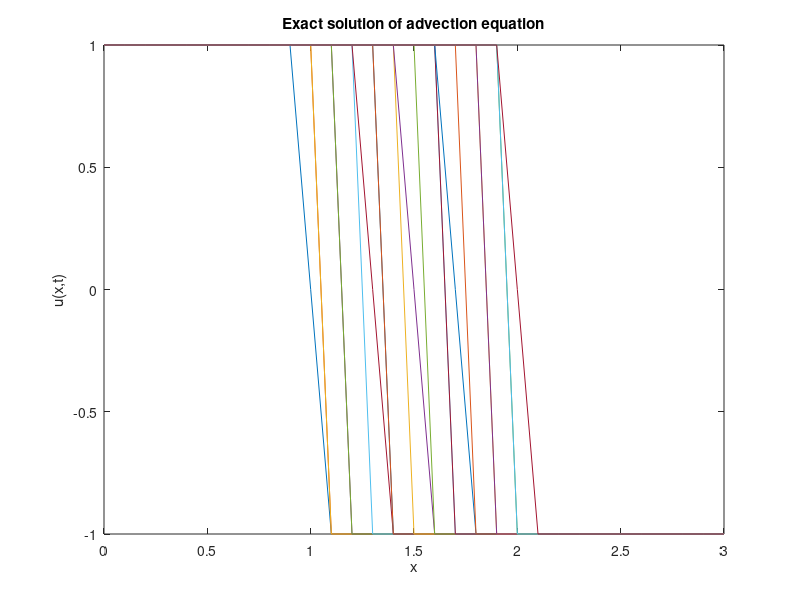
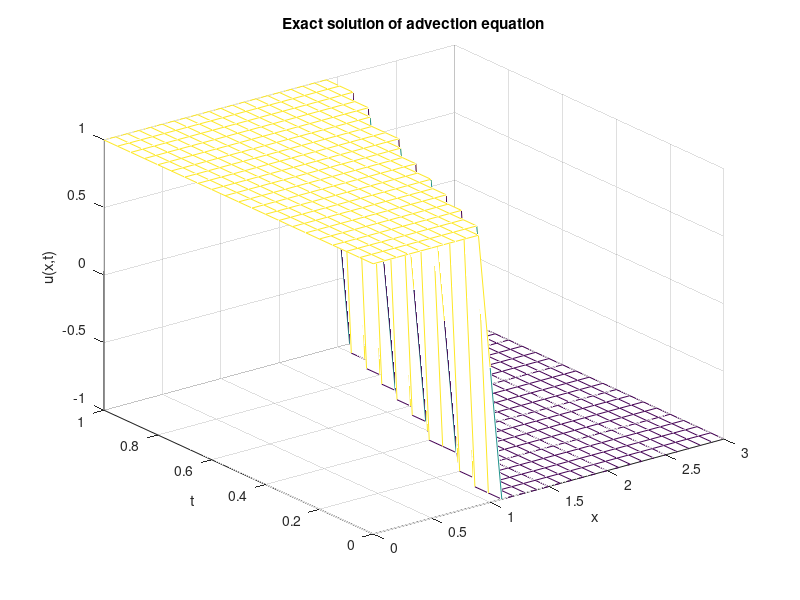
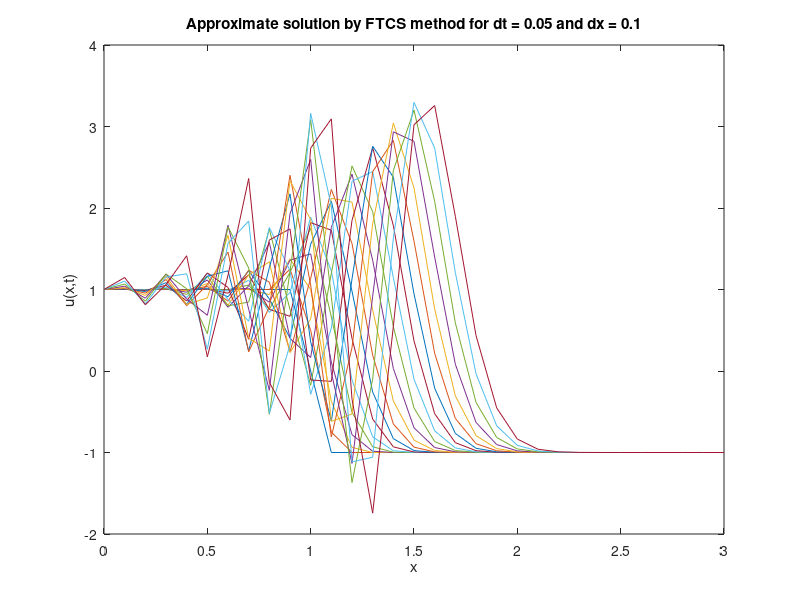
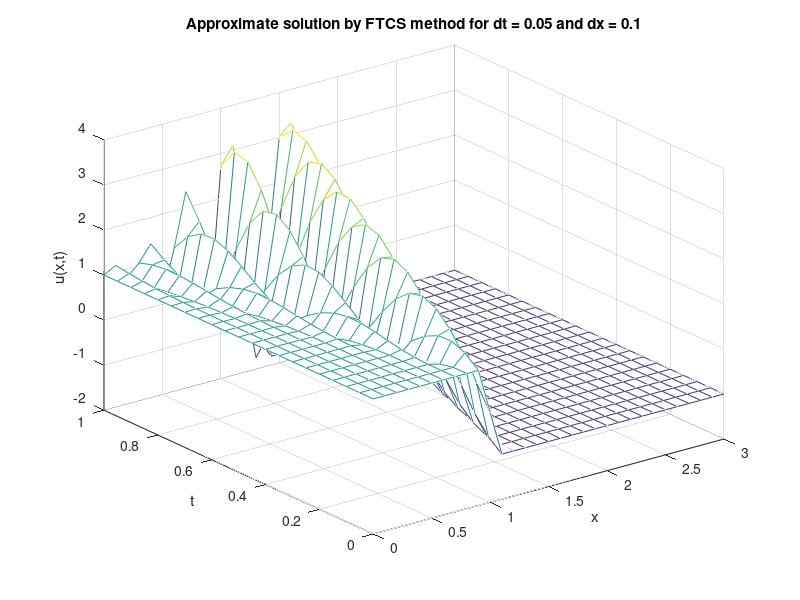

Reproduce these figures in MATLAB, in order.
%
% Template for MTH3011 Computer Laboratory Sheet 3 in MATLAB
close all;
% Store x and t values
clear variables;
nx=30;
x=linspace(0,3,nx+1)';
dx=x(2)-x(1);
%
nt=20;
t=linspace(0,1,nt+1);
dt=t(2)-t(1);
%
% Create a mesh for surface plots
u_exact = zeros(nx+1, nt+1);
[T,X]=meshgrid(t,x);
%
% Store the EXACT solution for the same grid
%
for k=1:nt+1
    for i=1:nx+1
       u_exact(i,k) = -sign(x(i)-1-t(k)); % add missing part
    end
end
%
% Plot the EXACT solution u_exact as a series of line plots at each time t 
%
figure(1)
plot(x,u_exact)
xlabel('x')
ylabel('u(x,t)')
title('Exact solution of advection equation')
%
% Also plot the EXACT solution u_exact as a surface
%
figure(2)
mesh(X,T,u_exact)
xlabel('x')
ylabel('t')
zlabel('u(x,t)')
title('Exact solution of advection equation')
%
%
% Define a convenient scalar variable
%
alpha=dt/dx;
%
% Now use the FTCS method to calculate the APPROXIMATE solutions u_FTCS
%
% Store the initial and boundary conditions for u_FTCS
u_FTCS = zeros(nx+1,nt+1);
u_FTCS(1:nx+1,1)=-sign(x-1); % add missing part
%
u_FTCS(1,1:nt+1)=ones(1,nt+1); % add missing part
u_FTCS(nx+1,1:nt+1)= -ones(1,nt+1);% add missing part
%
% Store the APPROXIMATE solution u_FTCS using the FTCS method
%
for k=1:nt
    for i=2:nx
       u_FTCS(i,k+1)= u_FTCS(i,k) - alpha*(u_FTCS(i+1,k)-u_FTCS(i-1,k))/2;% add missing part
    end
end
%
% Plot the APPROXIMATE solution u_FTCS both as lines and as a surface
%
figure(3)
plot(x,u_FTCS) % add missing part
xlabel('x')
ylabel('u(x,t)')
title('Approximate solution by FTCS method for dt = 0.05 and dx = 0.1')
%
figure(4)
mesh(X,T,u_FTCS) % add missing part
xlabel('x')
ylabel('t')
zlabel('u(x,t)')
title('Approximate solution by FTCS method for dt = 0.05 and dx = 0.1')
%
%
% Now use Leith's method to calculate the APPROXIMATE solutions u_Leith
%
% Store the initial and boundary conditions for u_Leith
u_Leith = zeros(nx+1,nt+1);
u_Leith(1:nx+1,1)=-sign(x-1);% add missing part
%
u_Leith(1,1:nt+1)=ones(1,nt+1); % add missing part
u_Leith(nx+1,1:nt+1)=-ones(1,nt+1); % add missing part
%
% Store the APPROXIMATE solution u_Leith using Leiths method
%
for k=1:nt
    for i=2:nx
       u_Leith(i,k+1)= u_Leith(i,k)-alpha/2*(u_Leith(i+1,k)-u_Leith(i-1,k))+alpha^(2)/2*(u_Leith(i+1,k)-2*u_Leith(i,k)+u_Leith(i-1,k));
    end
end
%
% Plot the APPROXIMATE solution u_Leith both as lines and as a surface
%
figure(5)
plot(x,u_Leith) % add missing part
xlabel('x')
ylabel('u(x,t)')
title('Approximate solution by Leiths method for dt = 0.05 and dx = 0.1')
%
figure(6)
mesh(X,T,u_Leith) % add missing part
xlabel('x')
ylabel('t')
zlabel('u(x,t)')
title('Approximate solution by Leiths method for dt = 0.05 and dx = 0.1')
%
%
% Now use the upwind method to calculate the APPROXIMATE solutions u_upwind
%
% Store the initial and boundary condition for u_upwind
u_upwind = zeros(nx+1,nt+1);
u_upwind(1:nx+1,1)= -sign(x-1);% add missing part
%
u_upwind(1,1:nt+1)= ones(1,nt+1); % add missing part
%
% Store the APPROXIMATE solution u_upwind using the first-order upwind-difference method
%
for k=1:nt
    for i=2:nx+1
       u_upwind(i,k+1)=u_upwind(i,k)-alpha*(u_upwind(i,k)-u_upwind(i-1,k));
    end
end
%
% Plot the APPROXIMATE solution u_upwind both as lines and as a surface
%
figure(7)
plot(x,u_upwind) % add missing part
xlabel('x')
ylabel('u(x,t)')
title('Approximate solution by upwind method for dt = 0.05 and dx = 0.1')
%
figure(8)
mesh(X,T,u_upwind) % add missing part
xlabel('x')
ylabel('t')
zlabel('u(x,t)')
title('Approximate solution by upwind method for dt = 0.05 and dx = 0.1')
%
% end of labsheet3.m template